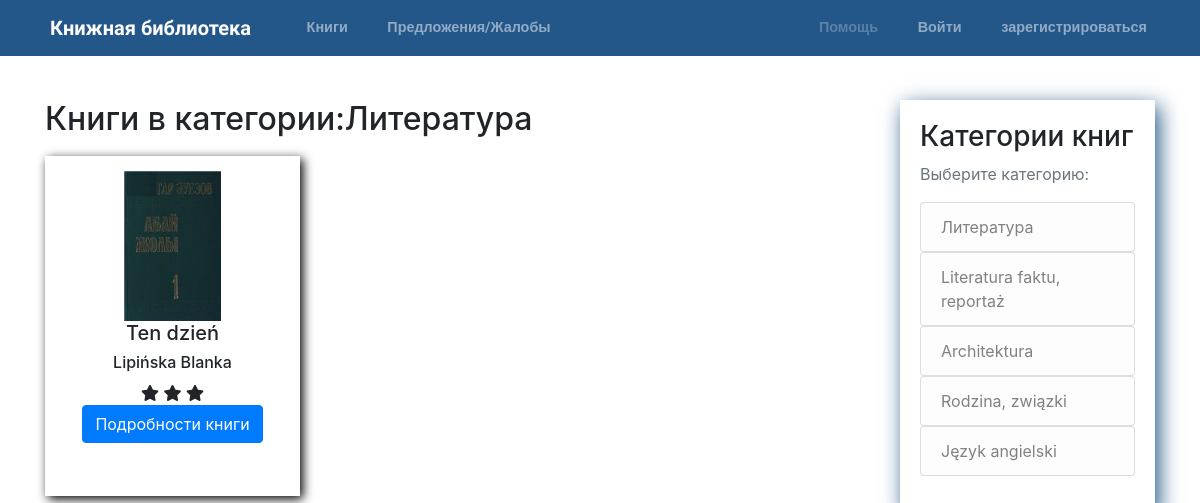
The app's page /books-by-category/literatura-obyczajowa with its own data.
### books/models.py (models this page shows, shortened)
class Book(models.Model):
    id = models.BigAutoField(primary_key=True)
    title = models.CharField(max_length=300)
    slug = models.SlugField(unique=True)
    description = models.TextField(max_length=1000, default="About book")
    image = models.ImageField(
        default='default_book.png', upload_to='books_pics')
    author = models.CharField(max_length=100)
    book_amount = models.IntegerField()
    publish_date = models.DateField()
    number_of_pages = models.IntegerField()
    category = models.ForeignKey(Category, on_delete=models.PROTECT)
    last_rating = models.IntegerField(default=0)
    @property
    def actual_rating(self):
        list_of_stars = []
        for star in range(self.last_rating):
            list_of_stars.append(star)
        return list_of_stars

class Category(models.Model):
    id = models.BigAutoField(primary_key=True)
    category = models.CharField(max_length=50)
    slug = models.SlugField(unique=True)
    def __str__(self):
        return self.category
    class Meta:
        verbose_name_plural = "Categories"

### books/views.py (the view)
class CategoryBookListView(ListView):
    template_name = "books/books_by_category.html"
    model = Book
    def get_queryset(self):
        category = Category.objects.get(slug=self.kwargs['slug'])
        return Book.objects.filter(category=category)

### books/context_processors.py (called while the page is built)
def categories(request):
    return {
        'categories': Category.objects.all()
    }

### books/templates/books/books_by_category.html
{% extends "base.html" %}
{% block content %}
<h2>Книги в категории:{{ book_list.first.category }}</h2>
<div class="row lastBooksContainer">
    {% for book in book_list %}
    <div class="col-md-4 bookCard">
        <div class="cardBorder">
            <img class="book_image" src="{{ book.image.url }}" alt="Book image">
            <h5>{{ book.title }}</h5>
            <h6>{{ book.author }}</h6>
            {% if book.actual_rating %}
            {% for rate in book.actual_rating %}
            <span class="fa fa-star checked"></span>
            {% endfor %} <br>
            {% else %}
            <h6>Никто не оценил</h6>
            {% endif %}
            {% if book.slug %}
            <a href="{% url 'bookDetail' slug=book.slug %}"><button class="btn btn-primary btn-xs">Подробности книги</button></a>
            {% else %}
            <p style="color: red;">Invalid slug for this book</p>
            {% endif %}
        </div>
    </div>
    {% endfor %}
</div>
{% endblock content %}

### templates/base.html (shortened to what this page needs)
{% load static %}
<!DOCTYPE html>
<html lang="en">
<head>
    <link rel="stylesheet" href="{% static 'css/main.css' %}">
    <link rel="stylesheet" href="https://stackpath.bootstrapcdn.com/bootstrap/4.1.3/css/bootstrap.min.css"
>
    <link rel="stylesheet" href="https://cdnjs.cloudflare.com/ajax/libs/font-awesome/4.7.0/css/font-awesome.min.css">
    <link rel="stylesheet" href="https://use.fontawesome.com/releases/v5.4.2/css/all.css"
>
</head>
<header class="site-header">
    <nav class="navbar navbar-expand-md navbar-dark bg-steel fixed-top">
        <div class="container">
            <a class="navbar-brand mr-4" href="{% url 'home' %}"><img style="height:1.4em;" src="{% static 'icons/regal.png' %}"
                    alt=""> Книжная библиотека</a>
            <div class="collapse navbar-collapse" id="navbarToggle">
                <div class="navbar-nav mr-auto">
                    <a class="nav-item nav-link" href="{% url 'books' %}"><img src="{% static 'icons/book.png' %}" alt="">
                        Книги</a>
                    <a class="nav-item nav-link" href="{% url 'contact' %}"><img src="{% static 'icons/message.png' %}"
                        Предложения/Жалобы</a>
                </div>
                <div class="navbar-nav">
                    {% if user.is_authenticated %}
                    <a class="nav-item nav-link" href="{% url 'UserProfile' %}"><img src="{% static 'icons/profile.png' %}"
                            alt="">
                        Ваш аккаунт({{ user.username }})
                    </a>
                    <a class="nav-item nav-link" href="{% url 'logout' %}"><img src="{% static 'icons/logout.png' %}"
                            alt=""> Выйти</a>
                    {% else %}
                    <a class="disabled nav-item nav-link" href=""><img src="{% static 'icons/help.png' %}" alt="">
                        Помощь</a>
                    <a class="nav-item nav-link" href="{% url 'login' %}"><img src="{% static 'icons/login.png' %}" alt="">
                        Войти</a>
                    <a class="nav-item nav-link" href="{% url 'signup' %}"><img src="{% static 'icons/register.png' %}"
                            alt=""> зарегистрироваться</a>
                    {% endif %}
                </div>
            </div>
        </div>
    </nav>
</header>
<body>
    <main role="main" class="container pageContent">
        <div class="row">
            <div class="col-md-9">
                {% block content %}{% endblock %}
            </div>
            <div class="col-md-3">
                <div class="content-section">
                    <h3>Категории книг</h3>
                    <p class='text-muted'>Выберите категорию:
                        <ul class="list-group">
                            {% for category in categories %}
                            <a href="{% url 'category_books_view' slug=category.slug %}">
                                <li class="list-group-item list-group-item-light">{{ category }}</li>
                            </a>
                            {% endfor %}
                        </ul>
                    </p>
                </div>
            </div>
        </div>
    </main>
</body>
</html>

### static/css/main.css (style rules this page uses)
body { background: #fafafa; color: #333333; margin-top: 5rem; padding-bottom: 50px; }
.bg-steel { background-color: #235789; }
.navbar-nav { font-size: 0.9em; }
.navbar-brand { font-family: "Work Sans", sans-serif; font-weight: bold; }
.site-header .navbar-nav .nav-link { color: #cbd5db; font-weight: bold; font-family: "Roboto", sans-serif; margin-left: 20px; }
.content-section { box-shadow: 4px 6px 20px 0px #235789; padding: 20px; }
.pageContent { margin-top: 100px; }
.lastBooksContainer { margin: 0 auto; }
.book_image { max-width: 150px; max-height: 150px; }
.bookCard { padding: 10px 10px; text-align: center; }
.cardBorder { min-height: 340px; padding-top: 15px; box-shadow: 3px 3px 10px 0px black; }

### records on screen
Book: first.category "Литература", image (picture), title "Ten dzień", author "Lipińska Blanka", last_rating 3 (drawn), slug "Подробности книги"
Category: category "Литература"
Category: category "Literatura faktu, reportaż"
Category: category "Architektura"
Category: category "Rodzina, związki"
Category: category "Język angielski"
